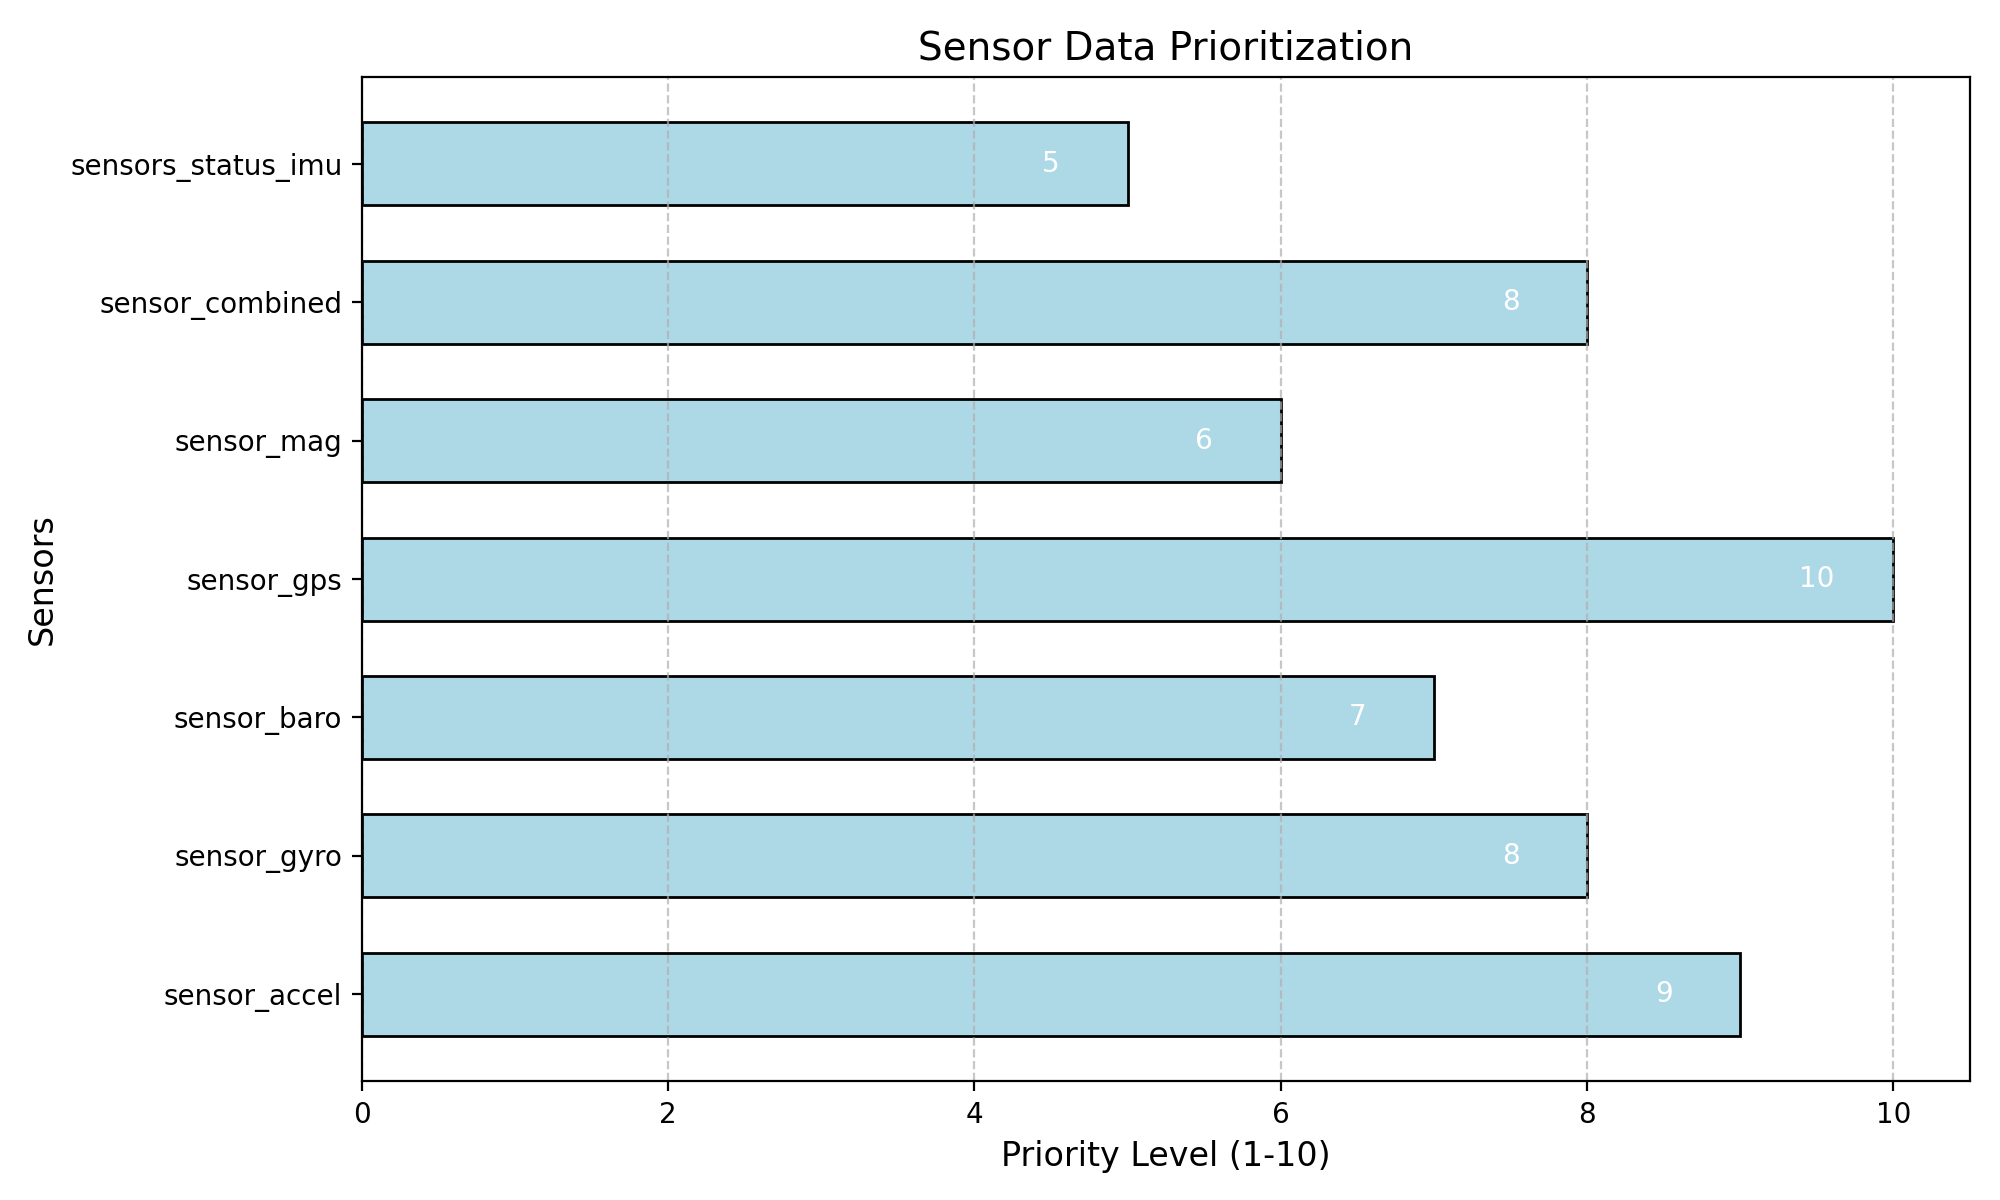

This figure's Python source:
import matplotlib.pyplot as plt
import seaborn as sns

# Sensor prioritization data
sensor_prioritization = {
    "sensor_accel": 9,   # High priority for detecting motion and orientation
    "sensor_gyro": 8,    # High priority for rotational velocity
    "sensor_baro": 7,    # Priority for altitude estimation
    "sensor_gps": 10,    # Top priority for navigation and positioning
    "sensor_mag": 6,     # Medium priority for directional data
    "sensor_combined": 8, # High priority as it consolidates multiple sensors
    "sensors_status_imu": 5 # Moderate priority for IMU health
}

# Extract keys and values
sensors = list(sensor_prioritization.keys())
priorities = list(sensor_prioritization.values())

light_blue = '#ADD8E6'

# Plotting the horizontal stacked bar chart
plt.figure(figsize=(10, 6))
plt.barh(sensors, priorities, color=light_blue, edgecolor='black', height=0.6)

# Add labels and title
plt.xlabel("Priority Level (1-10)", fontsize=12)
plt.ylabel("Sensors", fontsize=12)
plt.title("Sensor Data Prioritization", fontsize=14)
plt.xticks(fontsize=10)
plt.yticks(fontsize=10)
plt.grid(axis='x', linestyle='--', alpha=0.7)

# Show the values inside the bars
for index, value in enumerate(priorities):
    plt.text(value - 0.5, index, str(value), va='center', ha='center', color='white', fontsize=10)

# Display the plot
plt.tight_layout()
plt.show()
